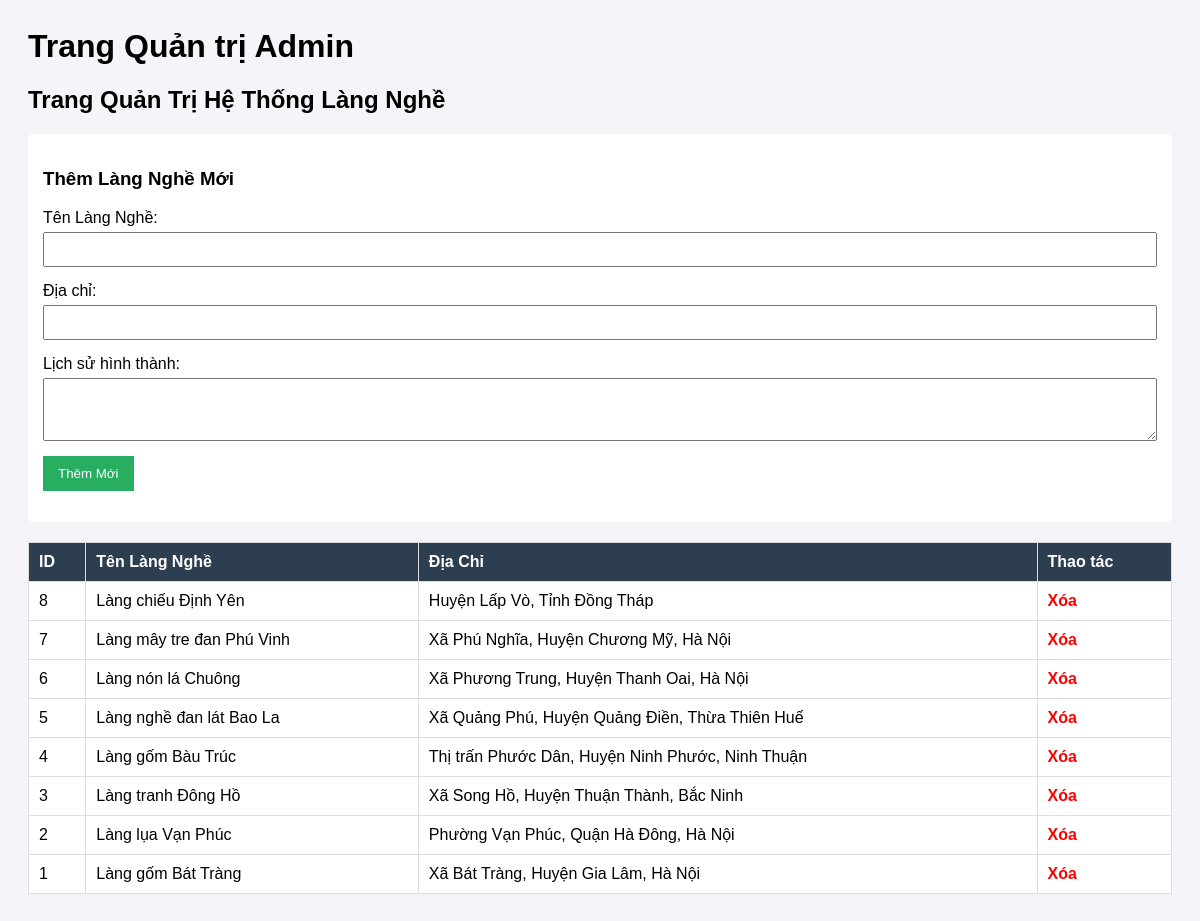
Page /progress-report/scr/admin.php on the committed database.
### tables this page shows
CREATE TABLE `craft_villages` (
  `id` int(11) NOT NULL,
  `name` varchar(255) NOT NULL,
  `location_id` int(11) NOT NULL,
  `category_id` int(11) NOT NULL,
  `address` varchar(255) NOT NULL,
  `history` longtext NOT NULL,
  `featured_products` text NOT NULL,
  `image_url` varchar(255) DEFAULT NULL,
  `created_at` timestamp NOT NULL DEFAULT current_timestamp()
);

### progress-report/scr/admin.php (the view, shortened to what this page needs)
<h1>Trang Quản trị Admin</h1>
<?php
include 'config.php';
?>
<!DOCTYPE html>
<html lang="vi">
<head>
</head>
<body>
    <h2>Trang Quản Trị Hệ Thống Làng Nghề</h2>
    <div class="form-add">
        <h3>Thêm Làng Nghề Mới</h3>
        <form method="POST" action="admin.php">
            <label>Tên Làng Nghề:</label>
            <input type="text" name="name" required>
            <label>Địa chỉ:</label>
            <input type="text" name="address" required>
            <label>Lịch sử hình thành:</label>
            <textarea name="history" rows="3" required></textarea>
            <button type="submit" name="btn_add">Thêm Mới</button>
        </form>
    </div>
    <table>
        <tr>
            <th>ID</th>
            <th>Tên Làng Nghề</th>
            <th>Địa Chỉ</th>
            <th>Thao tác</th>
        </tr>
        <?php
        $sql = "SELECT id, name, address FROM craft_villages ORDER BY id DESC";
        $result = $conn->query($sql);
        if ($result->num_rows > 0) {
            while($row = $result->fetch_assoc()) {
                echo "<tr>";
                echo "<td>" . $row['id'] . "</td>";
                echo "<td>" . $row['name'] . "</td>";
                echo "<td>" . $row['address'] . "</td>";
                echo "<td><a class='btn-delete' href='admin.php?delete_id=" . $row['id'] . "' onclick='return confirm(\"Bạn có chắc chắn muốn xóa?\")'>Xóa</a></td>";
                echo "</tr>";
            }
        } else {
            echo "<tr><td colspan='4'>Chưa có dữ liệu</td></tr>";
        }
        ?>
    </table>
</body>
</html>

### progress-report/scr/admin.php (style rules this page uses)
body { font-family: Arial, sans-serif; padding: 20px; background-color: #f4f4f9; }
table { width: 100%; border-collapse: collapse; margin-top: 20px; background: white; }
th, td { border: 1px solid #ddd; padding: 10px; text-align: left; }
th { background-color: #2c3e50; color: white; }
.btn-delete { color: red; text-decoration: none; font-weight: bold; }
.form-add { background: white; padding: 15px; border-radius: 5px; margin-bottom: 20px; }
input[type="text"], textarea { width: 100%; padding: 8px; margin: 5px 0 15px; }
button { background-color: #27ae60; color: white; padding: 10px 15px; border: none; cursor: pointer; }

### rows in the picture
craft_villages: id "8", name "Làng chiếu Định Yên", address "Huyện Lấp Vò, Tỉnh Đồng Tháp"
craft_villages: id "7", name "Làng mây tre đan Phú Vinh", address "Xã Phú Nghĩa, Huyện Chương Mỹ, Hà Nội"
craft_villages: id "6", name "Làng nón lá Chuông", address "Xã Phương Trung, Huyện Thanh Oai, Hà Nội"
craft_villages: id "5", name "Làng nghề đan lát Bao La", address "Xã Quảng Phú, Huyện Quảng Điền, Thừa Thiên Huế"
craft_villages: id "4", name "Làng gốm Bàu Trúc", address "Thị trấn Phước Dân, Huyện Ninh Phước, Ninh Thuận"
craft_villages: id "3", name "Làng tranh Đông Hồ", address "Xã Song Hồ, Huyện Thuận Thành, Bắc Ninh"
craft_villages: id "2", name "Làng lụa Vạn Phúc", address "Phường Vạn Phúc, Quận Hà Đông, Hà Nội"
craft_villages: id "1", name "Làng gốm Bát Tràng", address "Xã Bát Tràng, Huyện Gia Lâm, Hà Nội"
